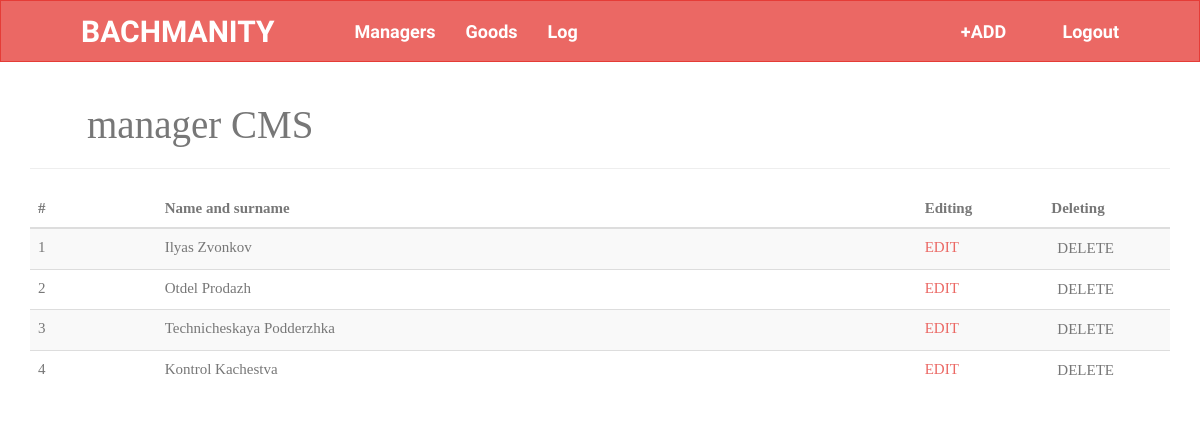
/?page=manager-main (signed in), run on the app's committed database.
### tables this page shows
CREATE TABLE IF NOT EXISTS `managers` (
  `id` int(11) NOT NULL AUTO_INCREMENT,
  `login` varchar(55) NOT NULL,
  `password` varchar(55) NOT NULL,
  `name` varchar(55) NOT NULL,
  `surname` varchar(55) NOT NULL,
  `department` int(2) NOT NULL,
  `company_id` int(11) NOT NULL,
  `status` int(1) NOT NULL,
  `active` int(11) NOT NULL,
  PRIMARY KEY (`id`)
);

### modules/logged/admin/managers/manager-main.php (the view, shortened to what this page needs)
<div class='container' width="80%">
    <h1 style="font-family: 'Times New Roman'; color:#777777; font-weight: normal; margin-left:5%;">manager CMS</h1>
<hr>
<table class='table table-striped table-hover'>
        <thead>
            <tr>
              <th>#</th>
              <th>Name and surname</th>
              <th>Editing</th>
              <th>Deleting</th>
            </tr>
        </thead>
        <tbody>
<?php
    $i = 1;
    try {
        $result = $connection->query('SELECT id, name, surname FROM managers WHERE active = 1');
    } catch (Exception $e) {
    }
    while($row = $result->fetch_array()){
        $managers = $row;
        ?>
        <tr>
            <td class='col-lg-1'><?php echo $i;?></td>
            <td class='col-lg-6'><?php echo $managers['name'].' '.$managers['surname'];?></td>
            <td class='col-lg-1'><a href="?page=edit-manager&amp;id=<?php echo $managers['id'];?>">EDIT</a></td>
            <td class='col-lg-1'>
                <form action='?act=delete-manager' method='post'>
                    <input class='admin-delete' type='submit' value='DELETE'>
                </form>
            </td>
        </tr>
        <?php
        $i++;
    }
?>
</tbody>
    </table>
</div>

### modules/logged/admin/managers/manager-main.php (style rules this page uses)
.admin-delete { background:none!important; border:none; font: inherit; cursor: pointer; }

### data on the page
managers: name "Ilyas", surname "Zvonkov"
managers: name "Otdel", surname "Prodazh"
managers: name "Technicheskaya", surname "Podderzhka"
managers: name "Kontrol", surname "Kachestva"

### other printed values
$_SESSION['user']['name'] "BACHMANITY"
